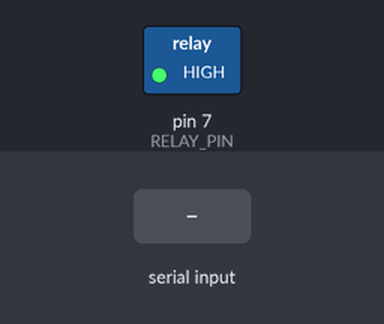
Recording of a program running on a simulated Arduino Uno, built with avr-gcc and run on an emulated ATmega328P. Parts: switched loads named in the program (green lamp = pin HIGH). The inputs (shaded band) are chosen by the test bench. What the program prints to the serial monitor is not drawn.

Above: at 0.8 s.
0.9 s: "1\n" received over Serial
Timing chart, 0 to 3.9 s (numbered marks = the images above; inputs shaded):
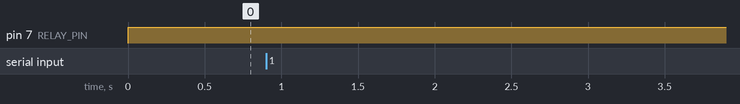

Measured:
- after the input at 0.9 s, every drawn part: stays the same

The program:

main.cpp
```cpp
#include <Arduino.h>
#include <Arduino_FreeRTOS.h>
#include <task.h>
#include <queue.h>
#include <string.h>
#include <ctype.h>
#include <avr/pgmspace.h>

#include "uartStdio.h"
#include "binaryRelay.h"

constexpr int RELAY_PIN = 7;
constexpr uint8_t       RELAY_ACTIVE_LEVEL = LOW;

constexpr int RELAY_MIN_INTERVAL = 300;
constexpr uint8_t CMD_BUF_LEN = 32;

static Relay relay(RELAY_PIN, RELAY_ACTIVE_LEVEL, RELAY_MIN_INTERVAL);

typedef enum {
  RELAY_CMD_OFF = 0,
  RELAY_CMD_ON,
  RELAY_CMD_TOGGLE,
  RELAY_CMD_STATUS
} RelayCommand;

static QueueHandle_t xRelayQueue = NULL;

// read character 1 by 1 and block
// dont use fgets
static void readLine(char *buf, uint8_t len)
 {
  uint8_t i = 0;
  for (;;)
  {
    int ch = getchar();
    if (ch < 0) continue;

    if (ch == '\r' || ch == '\n') { putchar('\n'); break; }

    if ((ch == 0x7F || ch == '\b') && i > 0)
    {
      i--;
      printf_P(PSTR("\b \b"));
      continue;
    }
    if (i < len - 1 && isprint(ch))
    {
      buf[i++] = (char)tolower(ch);
      putchar(ch);
    }
   }
  buf[i] = '\0';
}

// removes spaces also lowercases
static void format(char *s)
{
  char *w = s;
  bool space = false;
  for (char *r = s; *r; r++)
  {
    if (isspace((unsigned char)*r)) { space = (w != s); continue; }
    if (space) { *w++ = ' '; space = false; }
    *w++ = *r;
  }
  *w = '\0';
}

// Owns the Relay object: no other task touches the hardware
static void relayTask(void *pvParameters)
{
  RelayCommand cmd;
  relay.begin();

  for (;;)
  {
    if (xQueueReceive(xRelayQueue, &cmd, portMAX_DELAY) == pdPASS)
    {
      bool ok = true;
      switch (cmd)
      {
        case RELAY_CMD_ON:     ok = relay.turnOn();  break;
        case RELAY_CMD_OFF:    ok = relay.turnOff(); break;
        case RELAY_CMD_TOGGLE: ok = relay.toggle();  break;
        case RELAY_CMD_STATUS: break;
      }

      if (!ok) printf_P(PSTR("[relay] too soon, contact protection active\n"));
      printf_P(PSTR("[relay] state: %s\n"), relay.stateName());
     }
   }
}


static void cmdTask(void *pvParameters)
 {
  char line[CMD_BUF_LEN];
  RelayCommand cmd;

  printf_P(PSTR("\n=== Lab 4.1: binary actuator / relay control ===\n"));

  for (;;)
  {
    printf_P(PSTR("> "));
    readLine(line, sizeof(line));
    format(line);

    if (line[0] == '\0') continue;                       // empty line

    if      (!strcmp_P(line, PSTR("relay on")))     cmd = RELAY_CMD_ON;
    else if (!strcmp_P(line, PSTR("relay off")))    cmd = RELAY_CMD_OFF;
    else if (!strcmp_P(line, PSTR("relay toggle"))) cmd = RELAY_CMD_TOGGLE;
    else if (!strcmp_P(line, PSTR("relay status"))) cmd = RELAY_CMD_STATUS;
    else
    {
      printf_P(PSTR("[err] unknown command: \"%s\" \n"), line);
      continue;
    }

    xQueueSend(xRelayQueue, &cmd, pdMS_TO_TICKS(50));
   }
}

void setup()
{
  rtosUartStdioInit(9600, tskIDLE_PRIORITY + 3, 24);

  xRelayQueue = xQueueCreate(8, sizeof(RelayCommand));

  xTaskCreate(cmdTask,   "CMD",   320, NULL, tskIDLE_PRIORITY + 1, NULL);
  xTaskCreate(relayTask, "RELAY", 192, NULL, tskIDLE_PRIORITY + 2, NULL);
  vTaskStartScheduler();
}

void loop() { }   
```

binaryRelay.cpp
```cpp
#include "binaryRelay.h"

// constructor that takes the pin, logical level, protection timing
// and initialises the logical states
Relay::Relay(int pin, uint8_t activeLevel, unsigned long minSwitchInterval)
{
    this->memberPin = pin;
    this->activeLevel = activeLevel;
    this->minSwitchInterval = minSwitchInterval;
    this->lastSwitchTime = 0;
    this->state = false;
}
// begin, inits to false before pinmode to avoid
// relay getting unneded input
// inits more logical states
void Relay::begin()
{
   this->write(false);
   pinMode(this->memberPin, OUTPUT);
   this->write(false);
   this->state = false;
   this->lastSwitchTime = millis();
}

// actual interaction with the board
// as some boards may have reversed polarity, uses active level
void Relay::write(bool active)
{
   uint8_t level = active ? this->activeLevel
   : (this->activeLevel == HIGH ? LOW : HIGH);
   digitalWrite(this->memberPin, level);
}

bool Relay::isOn() const
{
   return this->state;
}

// easy printing
const char *Relay::stateName() const
{
   return this->state ? "ON" : "OFF";
}

// safety mechanism
bool Relay::canSwitch() const
{
   return (millis() - this->lastSwitchTime) >= this->minSwitchInterval;
}

// turns on if it can
bool Relay::turnOn()
{
   if (this->isOn()) return true;
   if (!this->canSwitch()) return false;

   this->write(true);
   this->state = true;
   this->lastSwitchTime = millis();
   return true;
}

// turns off if it can
bool Relay::turnOff()
{
   if (!this->isOn()) return true;
   if (!this->canSwitch()) return false;

   this->write(false);
   this->state = false;
   this->lastSwitchTime = millis();
   return true;
}

// reverse state
bool Relay::toggle()
{
   return this->isOn() ? this->turnOff() : this->turnOn();
}
```

binaryRelay.h
```cpp
#ifndef BINARYRELAY_H
#define BINARYRELAY_H

#include <Arduino.h>

class Relay {
    public:
    Relay(int pin, uint8_t activeLevel = LOW, unsigned long minSwitchInterval = 300);
    virtual ~Relay() {}

    void begin();
    bool turnOn();
    bool turnOff();
    bool toggle();
    bool isOn() const;
    const char *stateName() const;  // for printing

    protected:
    // member that talks to the hardware
    virtual void write(bool active);

    private:
    // check
    bool canSwitch() const;

    int memberPin;
    uint8_t activeLevel; // for different kinds of hardware
    bool state;
    unsigned long minSwitchInterval;  // contact protection, ms
    unsigned long lastSwitchTime;
};
#endif
```

uartStdio.cpp
```cpp
#include "uartStdio.h"

static FILE uartOut;
static FILE uartIn;


// Callback for stdout
int uartPutchar(char c, FILE *stream)
{
  Serial.write(c);
  return 0;
}
// Callback for stdin
int uartGetchar(FILE *stream)
{
  while(!Serial.available())
  {

  }
  return Serial.read();
}

// function that does the redirect
void uartStdioInit()
{
    Serial.begin(9600);

    fdev_setup_stream(&uartOut, uartPutchar, NULL, _FDEV_SETUP_WRITE);
    fdev_setup_stream(&uartIn, NULL, uartGetchar, _FDEV_SETUP_READ);

    stdout = &uartOut;
    stdin = &uartIn;
}

/// RTOS Object names
static FILE rtosUartStream;
static QueueHandle_t xUartTxQueue = NULL;
static QueueHandle_t xUartRxQueue = NULL;

// The output task that reads from the Tx Queue
// and sends to the Rx queue
static void uartTask(void *pvParameters)
{
  char c;
  for(;;)
  {
    while (xQueueReceive(xUartTxQueue,&c,0))
    {
      if (c == '\n') Serial.write('\r');
      Serial.write(c);
    }
    while (Serial.available() && uxQueueSpacesAvailable(xUartRxQueue) > 0)
    {
      char rc = Serial.read();
      xQueueSend(xUartRxQueue,&rc,0);
    }
    vTaskDelay(1);
  }
}
// the main init for the stdio redirects for RTOS
// it creates the 2 queue's, redirects stdout and creates
// the task
void rtosUartStdioInit(int baud,
                        UBaseType_t uartTaskPriority,
                        UBaseType_t queueLength)
{
  Serial.begin(baud);

  xUartTxQueue = xQueueCreate(queueLength,sizeof(char));
  xUartRxQueue = xQueueCreate(queueLength,sizeof(char));

  fdev_setup_stream(&rtosUartStream, rtosUartPutchar, rtosUartGetchar, _FDEV_SETUP_RW);
  stdout = &rtosUartStream;
  stdin  = &rtosUartStream;
   xTaskCreate(uartTask, "UART", 192, NULL, uartTaskPriority, NULL);
}
// the RTOS callback that sends to the Tx Queue
int rtosUartPutchar(char c, FILE *stream)
{
  xQueueSend(xUartTxQueue,&c,portMAX_DELAY);
  return 0;
}
// the RTOS callaback that takes from the RxQueue
int rtosUartGetchar(FILE *stream)
{
  char c;
  xQueueReceive(xUartRxQueue,&c,portMAX_DELAY);
  return c;
}
```

uartStdio.h
```cpp
#ifndef UART_STDIO_H
#define UART_STDIO_H
#include <Arduino.h>
#include <stdio.h>
#include <Arduino_FreeRTOS.h>
#include <task.h>
#include <queue.h>
void uartStdioInit();
int uartPutchar(char c, FILE *stream);
int uartGetchar(FILE *stream);

void rtosUartStdioInit(int baud = 9600,
                        UBaseType_t uartTaskPriority = tskIDLE_PRIORITY + 1,
                        UBaseType_t queueLength = 64);
int rtosUartPutchar(char c, FILE *stream);
int rtosUartGetchar(FILE *stream);

#endif
```
